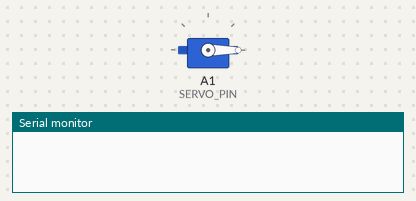
Simulated run of this sketch. Board: Arduino Uno, built with avr-gcc and run on an emulated ATmega328P. Parts: servo, the last lines printed to the serial monitor.

Above: at 0.1 s.
At 18.5 s:
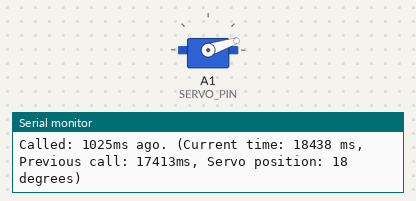
At 38.1 s:
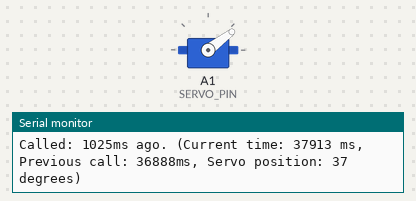
Timing chart, 0 to 40.0 s (numbered marks = the images above):
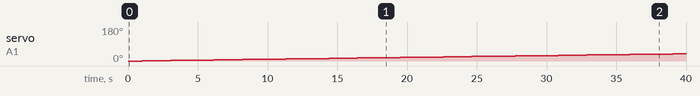

Measured:
- by itself, servo on A1 (SERVO_PIN): moves from 0° to 38° over 38.0 s

The sketch:

exercise2.ino
```cpp
/**
 * This program increases the position of a servo by 1 degree every second.
 *
 * Work Packages 4: Exercise 2 - ANALOG TIMER
 * DIT633 Development of embedded and Real-Time Systems
 *
 * Authors: William Andersson, Joshua Chiu Falck, Adam Faundez Laurokari, 2024
 * Group: 1
 * Submission code: 611211
 **/

#include <Servo.h>  // Include the servo library

// Define the pin for the servo
#define SERVO_PIN A1

// Global variables for timer
int timer2 = 0;                  // Timer counter
int iCounter = 0;                // Counter for the number of times the interrupt has been called
int servoPosition = 0;           // Current position of the servo
unsigned long last_time_called;  // Last time the interrupt was called

// Create a servo object
Servo servoBase;

void setup() {
    servoBase.attach(SERVO_PIN);  // Attach the servo to pin 'SERVO_PIN'
    servoBase.write(0);           // Set the initial position of the servo to 0 degrees

    setup_timer_2();              // Setup timer
    Serial.begin(115200);         // Begin serial
    last_time_called = millis();  // Set the last time the interrupt was called to the current time
}

void loop() {
    // Do nothing
}

// Inspiration taken from course material:
// https://www.tinkercad.com/things/hqsDje5Qtdv?sharecode=CVIAWPHOUN6TuzFbgOV2ztOiFeXxdcmmXmHZHbqg57o
//
// Changes made:
// - Use timer2 instead of timer1
//
// This function sets up timer 2 to call an interrupt every 16ms
void setup_timer_2() {
    cli();  // Stop interrupts

    TCCR2A = 0;  // set entire TCCR2A register to 0
    TCCR2B = 0;  // same for TCCR2B
    TCNT2 = 0;   // initialize counter value to 0

    OCR2A = 250;                                        // set compare match register for 1hz increments
    TCCR2A |= (1 << WGM21);                             // turn on CTC mode
    TCCR2B |= (1 << CS20) | (1 << CS21) | (1 << CS22);  // set CS20, CS21, and CS22 bits for 1024 prescaler
    TIMSK2 |= (1 << OCIE2A);                            // enable timer compare interrupt

    sei();  // Allow interrupts
}

// Interrupt service routine for timer1 compare match A
ISR(TIMER2_COMPA_vect) {
    cli();                                  // Stop interrupts
    unsigned long current_time = millis();  // Get the current time

    iCounter++;  // Increment the counter

    // ISR gets called once every 16ms, so we need to increment the counter 64 times to get ~1024ms ~= 1 second.
    if (iCounter < 64) {
        return;  // This is to ensure that the servo is only updated every 64 interrupts
    }
    iCounter = 0;  // Reset the counter

    servoPosition = (servoPosition + 1) % 180;  // Increment the servo position by 1 degree (0-180 degrees)

    servoBase.write(servoPosition);  // Set the servo to the current position

    // Print the time since the last interrupt was called
    String message;  // Variable to store the message
    message = "Called: " + String(current_time - last_time_called) + "ms ago. ";
    message += "(Current time: " + String(current_time) + " ms, ";
    message += "Previous call: " + String(last_time_called) + "ms, ";
    message += "Servo position: " + String(servoPosition) + " degrees)";

    Serial.println(message);  // Print the message

    last_time_called = current_time;  // Update the last time the interrupt was called

    sei();  // Allow interrupts
}
```
